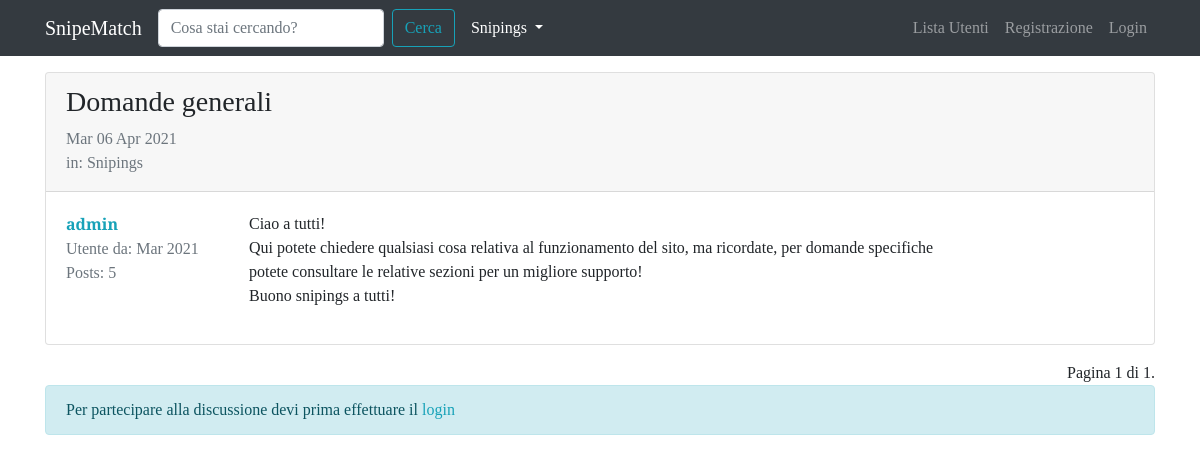
/forum/discussione/9, run on the app's committed database.
### forum/models.py (models this page shows, shortened)
class Discussione(models.Model):
    titolo = models.CharField(max_length=120)
    data_creazione = models.DateTimeField(auto_now_add=True)   #auto_now_add setta la adata quando è creata la discussione
    autore_discussione = models.ForeignKey(User, on_delete=models.CASCADE, related_name="discussioni")  #col related accedo facilmente alle discussioni create da un utente
    sezione_appartenenza = models.ForeignKey(Sezione, on_delete=models.CASCADE)
    class Meta:
        verbose_name = "Discussione"
        verbose_name_plural = "Discussioni"

class Post(models.Model):
    autore_post = models.ForeignKey(User, on_delete=models.CASCADE, related_name="posts")
    contenuto = models.TextField()
    data_creazione = models.DateTimeField(auto_now_add=True)   #auto_now_add setta la adata quando è creata la discussione
    discussione = models.ForeignKey(Discussione, on_delete=models.CASCADE)
    class Meta:
        verbose_name = "Post"
        verbose_name_plural = "Posts"

class Sezione(models.Model):
    nome_sezione = models.CharField(max_length=80)
    descrizione = models.CharField(max_length=150, blank=True, null=True)   #blank: può non essere presente il campo; null: ouò essere null
    logo_sezione = models.ImageField(blank=True, null=True)
    def __str__(self):
        return self.nome_sezione
    class Meta:
        verbose_name = "Sezione"
        verbose_name_plural = "Sezioni"

### forum/views.py (the view)
# urls.py: path('discussione/<int:pk>', views.visualizza_discussione, name="visualizza_discussione"),
def visualizza_discussione(request, pk):
    discussione = get_object_or_404(Discussione, pk=pk)
    posts_discussione = Post.objects.filter(discussione=discussione) #mi prendo tutti i post di quella discussione
    paginator = Paginator(posts_discussione, 5) #voglio far vedere 5 post a pagina
    page = request.GET.get("pagina")
    posts = paginator.get_page(page)
    form_risposta = PostModelForm()
    context = {"discussione": discussione,
        "posts_discussione": posts, #passo posts che è quello paginato
        "form_risposta": form_risposta} #ci metto anche il form di risposta
    return render(request, "forum/singola_discussione.html", context)

### forum/forms.py
class PostModelForm(forms.ModelForm):
    class Meta:
        model = Post
        fields = ["contenuto"]
        widgets = {
            "contenuto": forms.Textarea(attrs={'rows': '5'})  #voglio una textarea di 5 righe, sennò sembra troppoo grossa
        }
        labels = {
            "contenuto": "Messaggio"
        }

### forum/templates/forum/singola_discussione.html (shortened to what this page needs)
{% extends 'base.html' %}
{% load crispy_forms_tags %}
{% block content %}
    {% for post in posts_discussione %}
        <div class="card my-3">
            {% if forloop.first and not "pagina" in request.get_full_path %}
                <div class="card-header pb-0">
                    <h3>{{ discussione.titolo }}</h3>
                    <p class="text-muted">{{ discussione.data_creazione|date:"D d M Y" }}
                    <br>in: {{ discussione.sezione_appartenenza }}</p>
                </div>
            {% endif %}
            <div class="card-body">
                <div class="row">
                    <div class="col-xl-2 col-4">
                        <p class="mb-0"><a href="{% url 'user_profile' username=post.autore_post.username %}"><strong>{{ post.autore_post }}</strong></a></p>
                        <p class="text-muted mb-0">Utente da: {{ post.autore_post.date_joined|date:"M Y" }}</p>
                        <p class="text-muted mb-0">Posts: {{ post.autore_post.posts.count }}</p>
                    </div>
                    <div class="col-x{{ post.autore_post }}l-10 col-8">
                        <p class="my-0">{{ post.contenuto|linebreaks }}</p>
                    </div>
                </div>
            </div>
        </div>
    {% endfor %}
    <div class="text-right">
        <span class="step-links">
            <span class="current">
                Pagina {{ posts_discussione.number }} di {{ posts_discussione.paginator.num_pages }}.
            </span>
        </span>
    </div>
    {% if request.user.is_authenticated %}
        {% include 'forum/form_risposta.html' %}
    {% else %}
        <div class="alert alert-info" role="alert">
            Per partecipare alla discussione devi prima effettuare il <a href="{% url 'login' %}?next={{ request.get_full_path }}">login</a>
        </div>
    {% endif %}
{% endblock content %}

### static-storage/css/agora.css (style rules this page uses)
body { font-family: 'Slabo 27px', serif; }
a, a:hover { color: #17a2b8; }

### data on the page
Post: autore_post "admin", autore_post.date_joined "Mar 2021", autore_post.posts.count "5", contenuto "Ciao a tutti! Qui potete chiedere qualsiasi cosa relativa al funzionamento del sito, ma ricordate, per domande specifiche potete consultare le relative sezioni per un migliore supporto! Buono snipings a tutti!"
Discussione: titolo "Domande generali", data_creazione "Mar 06 Apr 2021", sezione_appartenenza "Snipings"

### other printed values
{{ posts_discussione.number }} "1"
{{ posts_discussione.paginator.num_pages }} "1"
